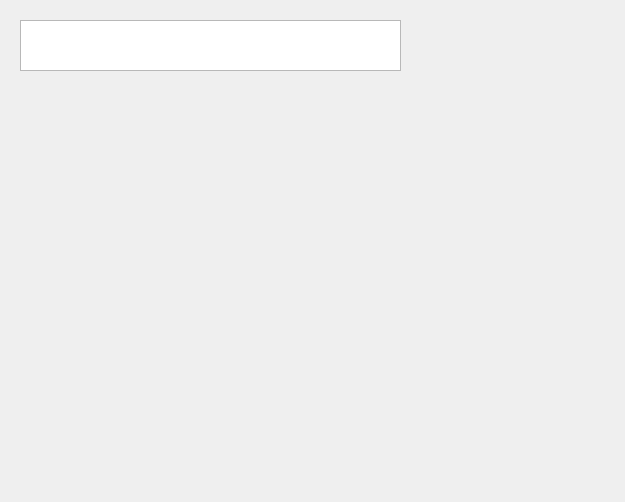
<?xml version="1.0" encoding="UTF-8"?>
<ui version="4.0">
 <class>Form</class>
 <widget class="QWidget" name="Form">
  <property name="geometry">
   <rect>
    <x>0</x>
    <y>0</y>
    <width>625</width>
    <height>502</height>
   </rect>
  </property>
  <property name="windowTitle">
   <string>Form</string>
  </property>
  <widget class="QTextEdit" name="textEdit">
   <property name="geometry">
    <rect>
     <x>20</x>
     <y>20</y>
     <width>381</width>
     <height>51</height>
    </rect>
   </property>
  </widget>
 </widget>
 <resources/>
 <connections/>
</ui>
